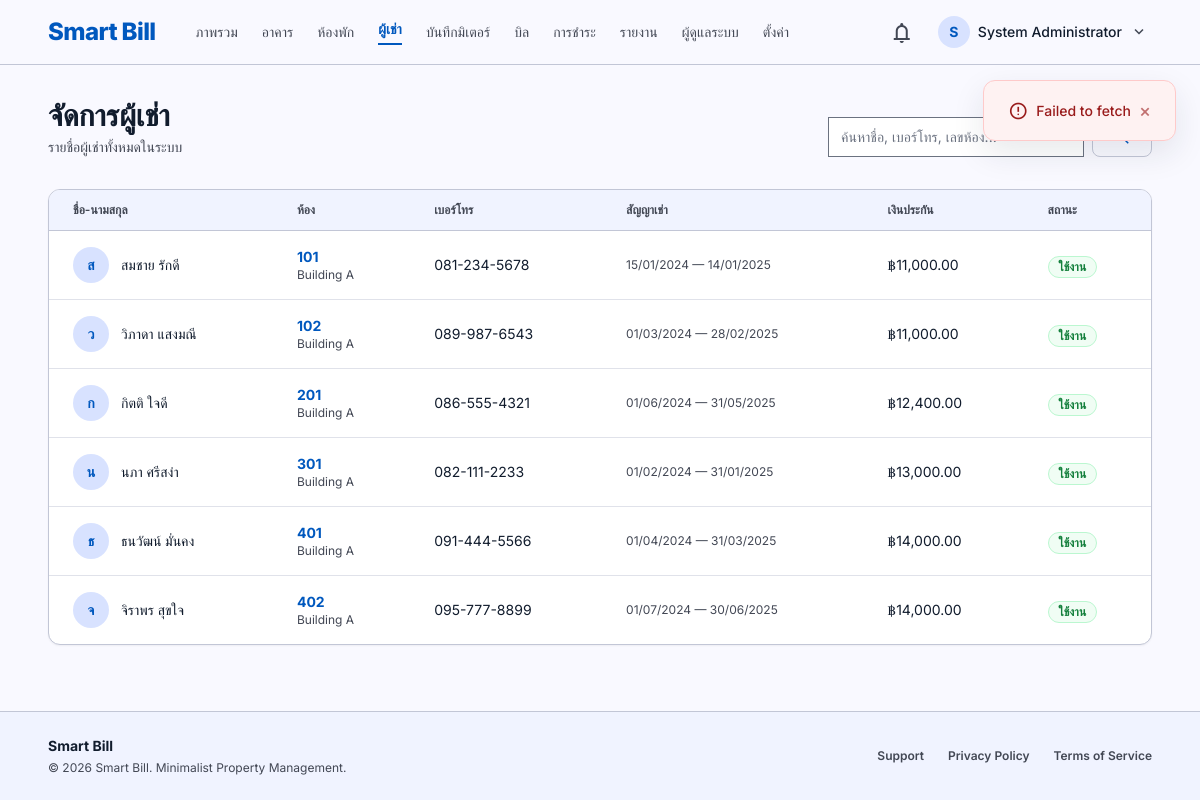
The app's page /admin/tenants.php (signed in) with its own data.
### tables this page shows
CREATE TABLE IF NOT EXISTS `tenants` (
  `id` INT UNSIGNED AUTO_INCREMENT PRIMARY KEY,
  `room_id` INT UNSIGNED,
  `first_name` VARCHAR(100) NOT NULL,
  `last_name` VARCHAR(100),
  `id_card` VARCHAR(20) COMMENT 'เลขบัตรประชาชน',
  `phone` VARCHAR(20),
  `email` VARCHAR(200),
  `line_user_id` VARCHAR(100) COMMENT 'LINE User ID',
  `emergency_contact` VARCHAR(200),
  `emergency_phone` VARCHAR(20),
  `profile_image` VARCHAR(500),
  `is_active` TINYINT(1) DEFAULT 1,
  `created_at` TIMESTAMP DEFAULT CURRENT_TIMESTAMP,
  `updated_at` TIMESTAMP DEFAULT CURRENT_TIMESTAMP ON UPDATE CURRENT_TIMESTAMP,
  FOREIGN KEY (`room_id`) REFERENCES `rooms`(`id`) ON DELETE SET NULL
);

CREATE TABLE IF NOT EXISTS `rooms` (
  `id` INT UNSIGNED AUTO_INCREMENT PRIMARY KEY,
  `building_id` INT UNSIGNED NOT NULL,
  `floor_id` INT UNSIGNED,
  `room_number` VARCHAR(20) NOT NULL,
  `room_type` ENUM('standard','deluxe','suite') DEFAULT 'standard',
  `base_rent` DECIMAL(10,2) NOT NULL DEFAULT 0.00 COMMENT 'ค่าเช่ารายเดือน',
  `other_fees` DECIMAL(10,2) DEFAULT 0.00 COMMENT 'ค่าบริการอื่นๆ (เน็ต, จอดรถ)',
  `status` ENUM('vacant','occupied','maintenance','reserved') DEFAULT 'vacant',
  `description` TEXT,
  `created_at` TIMESTAMP DEFAULT CURRENT_TIMESTAMP,
  `updated_at` TIMESTAMP DEFAULT CURRENT_TIMESTAMP ON UPDATE CURRENT_TIMESTAMP,
  FOREIGN KEY (`building_id`) REFERENCES `buildings`(`id`) ON DELETE CASCADE,
  FOREIGN KEY (`floor_id`) REFERENCES `floors`(`id`) ON DELETE SET NULL,
  UNIQUE KEY `uq_building_room` (`building_id`, `room_number`)
);

CREATE TABLE IF NOT EXISTS `buildings` (
  `id` INT UNSIGNED AUTO_INCREMENT PRIMARY KEY,
  `name` VARCHAR(200) NOT NULL,
  `address` TEXT,
  `total_floors` INT UNSIGNED DEFAULT 1,
  `description` TEXT,
  `is_active` TINYINT(1) DEFAULT 1,
  `created_by` INT UNSIGNED,
  `created_at` TIMESTAMP DEFAULT CURRENT_TIMESTAMP,
  `updated_at` TIMESTAMP DEFAULT CURRENT_TIMESTAMP ON UPDATE CURRENT_TIMESTAMP,
  FOREIGN KEY (`created_by`) REFERENCES `users`(`id`) ON DELETE SET NULL
);

CREATE TABLE IF NOT EXISTS `leases` (
  `id` INT UNSIGNED AUTO_INCREMENT PRIMARY KEY,
  `tenant_id` INT UNSIGNED NOT NULL,
  `room_id` INT UNSIGNED NOT NULL,
  `start_date` DATE NOT NULL,
  `end_date` DATE,
  `deposit_amount` DECIMAL(10,2) DEFAULT 0.00 COMMENT 'เงินประกัน',
  `monthly_rent` DECIMAL(10,2) NOT NULL COMMENT 'ค่าเช่ารายเดือน ณ เวลาทำสัญญา',
  `status` ENUM('active','expired','terminated') DEFAULT 'active',
  `notes` TEXT,
  `created_at` TIMESTAMP DEFAULT CURRENT_TIMESTAMP,
  `updated_at` TIMESTAMP DEFAULT CURRENT_TIMESTAMP ON UPDATE CURRENT_TIMESTAMP,
  FOREIGN KEY (`tenant_id`) REFERENCES `tenants`(`id`) ON DELETE CASCADE,
  FOREIGN KEY (`room_id`) REFERENCES `rooms`(`id`) ON DELETE CASCADE
);

### admin/tenants.php (the view, shortened to what this page needs)
<?php
require_once dirname(__DIR__) . '/includes/auth.php';
require_once dirname(__DIR__) . '/includes/helpers.php';
$db = getDB();
$page = max(1, (int)($_GET['page'] ?? 1));
$perPage = 15;
$search = trim($_GET['search'] ?? '');
$where = "WHERE t.is_active = 1";
$params = [];
$total = $db->prepare("SELECT COUNT(*) FROM tenants t LEFT JOIN rooms r ON r.id = t.room_id $where");
$total->execute($params);
$pager = paginate($total->fetchColumn(), $perPage, $page);
$stmt = $db->prepare("
    SELECT t.*, r.room_number, b.name as building_name,
           l.start_date, l.end_date, l.deposit_amount, l.status as lease_status
    FROM tenants t
    LEFT JOIN rooms r ON t.room_id = r.id
    LEFT JOIN buildings b ON r.building_id = b.id
    LEFT JOIN leases l ON l.tenant_id = t.id AND l.status = 'active'
    $where
    ORDER BY t.created_at DESC
    LIMIT {$pager['per_page']} OFFSET {$pager['offset']}
");
$stmt->execute($params);
$tenants = $stmt->fetchAll();
include dirname(__DIR__) . '/components/navbar.php';
?>
<div class="flex flex-col md:flex-row md:items-end justify-between gap-4 mb-8">
    <div>
        <h1 class="text-3xl font-bold text-on-surface">จัดการผู้เช่า</h1>
        <p class="text-on-surface-variant text-sm mt-1">รายชื่อผู้เช่าทั้งหมดในระบบ</p>
    </div>
    <form class="flex gap-2" method="GET">
        <input type="text" name="search" value="<?= sanitize($search) ?>" class="form-input w-64 text-sm" placeholder="ค้นหาชื่อ, เบอร์โทร, เลขห้อง...">
        <button type="submit" class="btn btn-secondary">
        </button>
    </form>
</div>
<div class="bg-white border border-outline-variant rounded-xl overflow-hidden shadow-sm">
    <div class="overflow-x-auto">
        <table class="w-full text-left">
            <thead>
                <tr class="bg-surface-container-low">
                    <th class="px-6 py-3 text-xs font-semibold text-on-surface-variant uppercase border-b border-outline-variant">ชื่อ-นามสกุล</th>
                    <th class="px-6 py-3 text-xs font-semibold text-on-surface-variant uppercase border-b border-outline-variant">ห้อง</th>
                    <th class="px-6 py-3 text-xs font-semibold text-on-surface-variant uppercase border-b border-outline-variant">เบอร์โทร</th>
                    <th class="px-6 py-3 text-xs font-semibold text-on-surface-variant uppercase border-b border-outline-variant">สัญญาเช่า</th>
                    <th class="px-6 py-3 text-xs font-semibold text-on-surface-variant uppercase border-b border-outline-variant">เงินประกัน</th>
                    <th class="px-6 py-3 text-xs font-semibold text-on-surface-variant uppercase border-b border-outline-variant">สถานะ</th>
                </tr>
            </thead>
            <tbody class="divide-y divide-outline-variant/50">
                <?php if (empty($tenants)): ?>
                <tr><td colspan="6" class="px-6 py-12 text-center text-on-surface-variant">
                    <span class="material-symbols-outlined text-[48px] text-outline-variant block mb-2">group</span>
                    <?= $search ? 'ไม่พบผู้เช่าที่ค้นหา' : 'ยังไม่มีข้อมูลผู้เช่า' ?>
                </td></tr>
                <?php else: ?>
                <?php foreach ($tenants as $t): ?>
                <tr class="hover:bg-surface-container-low/50 transition-colors">
                    <td class="px-6 py-4">
                        <div class="flex items-center gap-3">
                            <div class="w-9 h-9 rounded-full bg-primary-fixed flex items-center justify-center text-primary font-bold text-sm">
                                <?= mb_substr($t['first_name'], 0, 1) ?>
                            </div>
                            <div>
                                <div class="text-sm font-medium"><?= sanitize($t['first_name'] . ' ' . ($t['last_name'] ?? '')) ?></div>
                            </div>
                        </div>
                    </td>
                    <td class="px-6 py-4 text-sm">
                        <?php if ($t['room_number']): ?>
                        <span class="font-bold text-primary"><?= sanitize($t['room_number']) ?></span>
                        <span class="text-xs text-on-surface-variant block"><?= sanitize($t['building_name'] ?? '') ?></span>
                        <?php else: ?>
                        <span class="text-on-surface-variant">-</span>
                        <?php endif; ?>
                    </td>
                    <td class="px-6 py-4 text-sm"><?= sanitize($t['phone'] ?? '-') ?></td>
                    <td class="px-6 py-4 text-xs text-on-surface-variant">
                        <?php if ($t['start_date']): ?>
                        <?= formatDate($t['start_date']) ?> — <?= formatDate($t['end_date']) ?>
                        <?php else: ?>
                        -
                        <?php endif; ?>
                    </td>
                    <td class="px-6 py-4 text-sm"><?= $t['deposit_amount'] ? formatCurrency($t['deposit_amount']) : '-' ?></td>
                    <td class="px-6 py-4">
                        <?= statusBadge($t['lease_status'] ?? 'active') ?>
                    </td>
                </tr>
                <?php endforeach; ?>
                <?php endif; ?>
            </tbody>
        </table>
    </div>
</div>
<?php include dirname(__DIR__) . '/components/footer.php'; ?>

### includes/helpers.php (shortened to what this page needs)
<?php
function formatCurrency(float $amount): string {
    return '฿' . number_format($amount, 2);
}
function formatDate(?string $date, string $format = 'd/m/Y'): string {
    return date($format, strtotime($date));
}
function sanitize($input) {
    return htmlspecialchars(trim($input ?? ''), ENT_QUOTES, 'UTF-8');
}
function statusBadge(string $status): string {
    $classes = [
        'paid'      => 'bg-green-50 text-green-700 border-green-200',
        'approved'  => 'bg-green-50 text-green-700 border-green-200',
        'active'    => 'bg-green-50 text-green-700 border-green-200',
        'occupied'  => 'bg-blue-50 text-blue-700 border-blue-200',
        'sent'      => 'bg-blue-50 text-blue-700 border-blue-200',
        'pending'   => 'bg-orange-50 text-orange-700 border-orange-200',
        'draft'     => 'bg-gray-50 text-gray-600 border-gray-200',
        'vacant'    => 'bg-gray-50 text-gray-600 border-gray-200',
        'overdue'   => 'bg-red-50 text-red-700 border-red-200',
        'rejected'  => 'bg-red-50 text-red-700 border-red-200',
        'cancelled' => 'bg-red-50 text-red-700 border-red-200',
        'expired'   => 'bg-red-50 text-red-700 border-red-200',
    ];
    $labels = [
        'paid' => 'ชำระแล้ว', 'approved' => 'อนุมัติ', 'active' => 'ใช้งาน',
        'occupied' => 'มีผู้เช่า', 'sent' => 'ส่งแล้ว', 'pending' => 'รอดำเนินการ',
        'draft' => 'แบบร่าง', 'vacant' => 'ว่าง', 'overdue' => 'เลยกำหนด',
        'rejected' => 'ปฏิเสธ', 'cancelled' => 'ยกเลิก', 'expired' => 'หมดอายุ',
        'maintenance' => 'ซ่อมบำรุง', 'reserved' => 'จอง',
    ];
    $class = $classes[$status] ?? 'bg-gray-50 text-gray-600 border-gray-200';
    $label = $labels[$status] ?? ucfirst($status);
    return '<span class="inline-flex items-center px-2.5 py-0.5 rounded-full text-xs font-semibold border ' . $class . '">' . $label . '</span>';
}
function paginate(int $total, int $perPage = 10, int $currentPage = 1): array {
    $totalPages = max(1, ceil($total / $perPage));
    $currentPage = max(1, min($currentPage, $totalPages));
    $offset = ($currentPage - 1) * $perPage;
    return [
        'total' => $total,
        'per_page' => $perPage,
        'current_page' => $currentPage,
        'total_pages' => $totalPages,
        'offset' => $offset,
        'has_prev' => $currentPage > 1,
        'has_next' => $currentPage < $totalPages
    ];
}

### assets/css/app.css (style rules this page uses)
:root { --primary: #0058be; --primary-container: #2170e4; --on-primary: #ffffff; --on-primary-container: #fefcff; --primary-fixed: #d8e2ff; --primary-fixed-dim: #adc6ff; --inverse-primary: #adc6ff; --secondary: #006c49; --secondary-container: #6cf8bb; --on-secondary: #ffffff; --on-secondary-container: #00714d; --secondary-fixed: #6ffbbe; --secondary-fixed-dim: #4edea3; --tertiary: #924700; --tertiary-container: #b75b00; --on-tertiary: #ffffff; --on-tertiary-container: #fffbff; --tertiary-fixed: #ffdcc6; --tertiary-fixed-dim: #ffb786; --error: #ba1a1a; --error-container: #ffdad6; --on-error: #ffffff; --on-error-container: #93000a; --surface: #f9f9ff; --surface-dim: #cfdaf2; --surface-bright: #f9f9ff; --surface-container-lowest: #ffffff; --surface-container-low: #f0f3ff; --surface-container: #e7eeff; --surface-container-high: #dee8ff; --surface-container-highest: #d8e3fb; --on-surface: #111c2d; --on-surface-variant: #424754; --surface-variant: #d8e3fb; --surface-tint: #005ac2; --inverse-surface: #263143; --inverse-on-surface: #ecf1ff; --outline: #727785; --outline-variant: #c2c6d6; --background: #f9f9ff; --on-background: #111c2d; --font-primary: 'Inter', 'Sarabun', sans-serif; --shadow-level-0: none; --shadow-level-1: 0px 4px 12px rgba(30, 41, 59, 0.03); --shadow-level-2: 0px 8px 20px rgba(30, 41, 59, 0.06); --shadow-level-3: 0px 12px 32px rgba(30, 41, 59, 0.1); --border-default: 1px solid #e2e8f0; --radius-sm: 0.25rem; --radius-md: 0.5rem; --radius-lg: 0.75rem; --radius-xl: 1rem; --radius-full: 9999px; --space-xs: 4px; --space-sm: 8px; --space-md: 16px; --space-lg: 24px; --space-xl: 40px; --gutter: 24px; --max-width: 1280px; }
*, *::before, *::after { box-sizing: border-box; margin: 0; padding: 0; }
html { scroll-behavior: smooth; -webkit-font-smoothing: antialiased; -moz-osx-font-smoothing: grayscale; }
body { font-family: var(--font-primary); font-size: 16px; line-height: 1.5; color: var(--on-surface); background-color: var(--background); min-height: 100vh; }
.btn { display: inline-flex; align-items: center; justify-content: center; gap: var(--space-sm); font-family: var(--font-primary); font-size: 14px; font-weight: 600; line-height: 20px; padding: 10px 20px; border-radius: var(--radius-md); border: none; cursor: pointer; transition: all 0.2s ease; text-decoration: none; white-space: nowrap; }
.btn-secondary { background-color: transparent; color: var(--primary); border: 1px solid var(--outline-variant); }
.form-input { width: 100%; padding: var(--space-md); font-family: var(--font-primary); font-size: 16px; line-height: 24px; color: var(--on-surface); background-color: var(--surface-container-lowest); border: 1px solid var(--outline-variant); border-radius: var(--radius-md); outline: none; transition: all 0.2s ease; }
.form-input::placeholder { color: var(--outline); }
.text-primary { color: var(--primary); }
.bg-surface { background-color: var(--surface); }
.bg-white { background-color: var(--surface-container-lowest); }
.font-bold { font-weight: 700; }
.font-semibold { font-weight: 600; }
.font-medium { font-weight: 500; }
.flex { display: flex; }
.flex-col { flex-direction: column; }
.items-center { align-items: center; }
.justify-between { justify-content: space-between; }

### records on screen
tenants: first_name "ส", first_name+last_name "สมชาย รักดี", room.room_number "101", buildings.name "Building A", phone "081-234-5678", leases.start_date "15/01/2024", leases.end_date "14/01/2025", leases.deposit_amount "฿11,000.00", leases.status "ใช้งาน"
tenants: first_name "ว", first_name+last_name "วิภาดา แสงมณี", room.room_number "102", buildings.name "Building A", phone "089-987-6543", leases.start_date "01/03/2024", leases.end_date "28/02/2025", leases.deposit_amount "฿11,000.00", leases.status "ใช้งาน"
tenants: first_name "ก", first_name+last_name "กิตติ ใจดี", room.room_number "201", buildings.name "Building A", phone "086-555-4321", leases.start_date "01/06/2024", leases.end_date "31/05/2025", leases.deposit_amount "฿12,400.00", leases.status "ใช้งาน"
tenants: first_name "น", first_name+last_name "นภา ศรีสง่า", room.room_number "301", buildings.name "Building A", phone "082-111-2233", leases.start_date "01/02/2024", leases.end_date "31/01/2025", leases.deposit_amount "฿13,000.00", leases.status "ใช้งาน"
tenants: first_name "ธ", first_name+last_name "ธนวัฒน์ มั่นคง", room.room_number "401", buildings.name "Building A", phone "091-444-5566", leases.start_date "01/04/2024", leases.end_date "31/03/2025", leases.deposit_amount "฿14,000.00", leases.status "ใช้งาน"
tenants: first_name "จ", first_name+last_name "จิราพร สุขใจ", room.room_number "402", buildings.name "Building A", phone "095-777-8899", leases.start_date "01/07/2024", leases.end_date "30/06/2025", leases.deposit_amount "฿14,000.00", leases.status "ใช้งาน"

### other values on screen
$item['label'] "ภาพรวม"
$item['label'] "อาคาร"
$item['label'] "ห้องพัก"
$item['label'] "ผู้เช่า"
$item['label'] "บันทึกมิเตอร์"
$item['label'] "บิล"
$item['label'] "การชำระ"
$item['label'] "รายงาน"
$item['label'] "ผู้ดูแลระบบ"
$item['label'] "ตั้งค่า"
mb_substr($user['full_name'] ?? 'A', 0, 1) "S"
$user['full_name'] "System Administrator"
